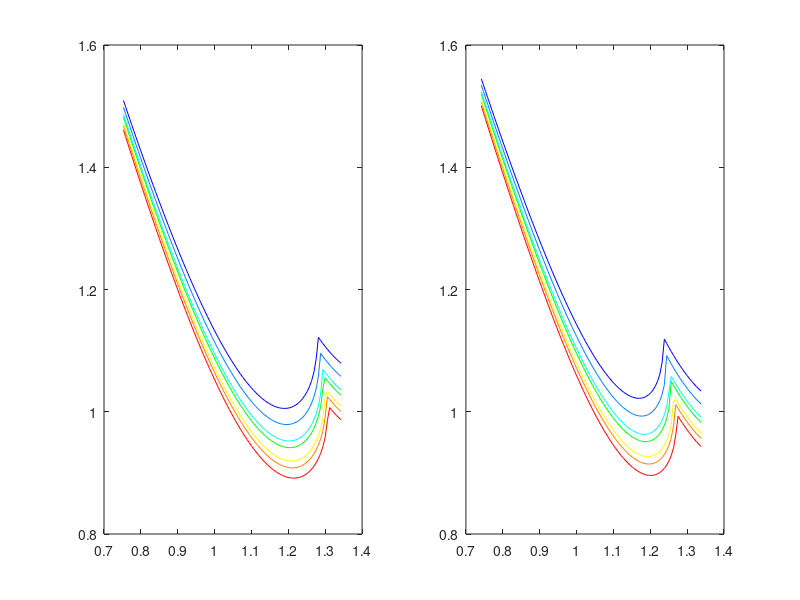

MATLAB code to generate this figure:
clear all

n=[1.333,1.336,1.338,1.342,1.344,1.349,1.354];%折射率

colors=[1,0,0;
    1,0.5,0;
    1,1,0;
    0,1,0;
    0,1,1;
    0,0.5,1;
    0,0,1;];

m=100;
delta=0.01;%一个小量

x=zeros(length(n),m);
y=zeros(length(n),m);

t=linspace(1.25*pi,1.435*pi-delta,m);

lxl=linspace(0.35,0.4,2);

for k=1:2

    a=1;
e=lxl(k);%0到0.55
b=1/(sqrt(1-e*e));%最多到1.1974


for i=1:length(n)

for j=1:m

k_f=a/b*tan(t(j));%入射点法线斜率

alpha=atan(k_f);%入射角大小

beta=asin(sin(alpha)/n(i));%折射角大小

k_1=tan(-beta+alpha);%内部第一次反射的入射光斜率

F=@(t0) b*sin(t0)-b*sin(t(j))-k_1*(a*cos(t0)-a*cos(t(j)));
t0=[-0.5*pi,0.5*pi];

t_1=fzero(F,t0);%解出球内入射点的参数t_1

k_f_1=a/b*tan(t_1);%球内第一次入射点法线斜率

alpha_1=-atan(k_f_1)+atan(k_1);%球内第一次入射角

k_2=tan(-alpha_1+atan(k_f_1));%内部第一次反射的反射光斜率

F1=@(t1) b*sin(t1)-b*sin(t_1)-k_2*(a*cos(t1)-a*cos(t_1));
t10=[0,pi];

t_2=fzero(F1,t10);%解出球内第二次入射点的参数t_2

k_f_2=a/b*tan(t_2);%第二次反射射点法线斜率

%球内第二次反射的入射角
alpha_2=atan(k_2)-atan(k_f_2);

k_3=tan(-alpha_2+atan(k_f_2));%内部第二次反射的反射光斜率

F2=@(t2) b*sin(t2)-b*sin(t_2)-k_3*(a*cos(t2)-a*cos(t_2));

t20=[t_2+0.01,1.5*pi];

t_3=fzero(F2,t20);%解出出射点的参数t_3

k_f_3=a/b*tan(t_3);%出射点法线斜率

%出射点的入射角
alpha_3=atan(k_3)-atan(k_f_3);

Ref=asin(n(i)*sin(alpha_3));%出射点的折射角

guancejiao=Ref+atan(k_f_3);

x(i,m-j+1)=alpha;
y(i,m-j+1)=guancejiao;

end

subplot(1,2,k);
plot(x(i,:),y(i,:),'LineWidth',0.5,"Color",[colors(i,:)]);
hold on;


end

end
